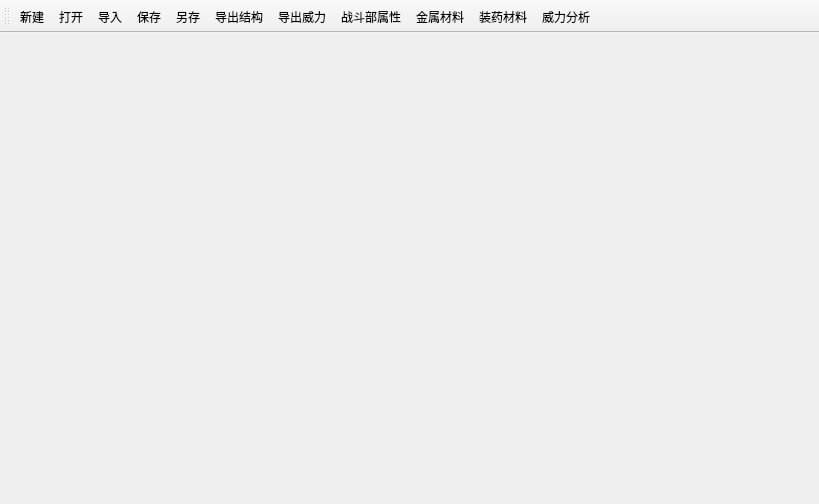
<?xml version="1.0" encoding="UTF-8"?>
<ui version="4.0">
 <class>DeseaWarheadMainCtrlClass</class>
 <widget class="QMainWindow" name="DeseaWarheadMainCtrlClass">
  <property name="geometry">
   <rect>
    <x>0</x>
    <y>0</y>
    <width>819</width>
    <height>504</height>
   </rect>
  </property>
  <property name="windowTitle">
   <string>战斗部建模及威力分析</string>
  </property>
  <widget class="QWidget" name="centralWidget"/>
  <widget class="QToolBar" name="toolBar">
   <property name="windowTitle">
    <string>toolBar</string>
   </property>
   <property name="toolButtonStyle">
    <enum>Qt::ToolButtonTextOnly</enum>
   </property>
   <attribute name="toolBarArea">
    <enum>TopToolBarArea</enum>
   </attribute>
   <attribute name="toolBarBreak">
    <bool>false</bool>
   </attribute>
   <addaction name="actionNew"/>
   <addaction name="actionOpen"/>
   <addaction name="actionImport"/>
   <addaction name="actionSave"/>
   <addaction name="actionSaveAs"/>
   <addaction name="actionExport"/>
   <addaction name="actionExportPower"/>
   <addaction name="actionProperty"/>
   <addaction name="actionMetal"/>
   <addaction name="actionCharge"/>
   <addaction name="actionPower"/>
  </widget>
  <action name="actionNew">
   <property name="icon">
    <iconset resource="deseawarheadmainctrl.qrc">
     <normaloff>:/root/new</normaloff>:/root/new</iconset>
   </property>
   <property name="text">
    <string>新建</string>
   </property>
   <property name="toolTip">
    <string>新建</string>
   </property>
  </action>
  <action name="actionOpen">
   <property name="icon">
    <iconset resource="deseawarheadmainctrl.qrc">
     <normaloff>:/root/open</normaloff>:/root/open</iconset>
   </property>
   <property name="text">
    <string>打开</string>
   </property>
   <property name="toolTip">
    <string>打开</string>
   </property>
  </action>
  <action name="actionImport">
   <property name="icon">
    <iconset resource="deseawarheadmainctrl.qrc">
     <normaloff>:/root/import</normaloff>:/root/import</iconset>
   </property>
   <property name="text">
    <string>导入</string>
   </property>
   <property name="toolTip">
    <string>导入</string>
   </property>
  </action>
  <action name="actionExport">
   <property name="icon">
    <iconset resource="deseawarheadmainctrl.qrc">
     <normaloff>:/root/export</normaloff>:/root/export</iconset>
   </property>
   <property name="text">
    <string>导出结构</string>
   </property>
   <property name="toolTip">
    <string>导出结构</string>
   </property>
  </action>
  <action name="actionExportPower">
   <property name="icon">
    <iconset resource="deseawarheadmainctrl.qrc">
     <normaloff>:/root/export_power</normaloff>:/root/export_power</iconset>
   </property>
   <property name="text">
    <string>导出威力</string>
   </property>
   <property name="toolTip">
    <string>导出威力</string>
   </property>
  </action>
  <action name="actionMetal">
   <property name="icon">
    <iconset resource="deseawarheadmainctrl.qrc">
     <normaloff>:/root/metal</normaloff>:/root/metal</iconset>
   </property>
   <property name="text">
    <string>金属材料</string>
   </property>
   <property name="toolTip">
    <string>金属材料</string>
   </property>
  </action>
  <action name="actionCharge">
   <property name="icon">
    <iconset resource="deseawarheadmainctrl.qrc">
     <normaloff>:/root/charge</normaloff>:/root/charge</iconset>
   </property>
   <property name="text">
    <string>装药材料</string>
   </property>
   <property name="toolTip">
    <string>装药材料</string>
   </property>
  </action>
  <action name="actionProperty">
   <property name="icon">
    <iconset resource="deseawarheadmainctrl.qrc">
     <normaloff>:/root/property</normaloff>:/root/property</iconset>
   </property>
   <property name="text">
    <string>战斗部属性</string>
   </property>
   <property name="toolTip">
    <string>战斗部属性</string>
   </property>
  </action>
  <action name="actionSaveAs">
   <property name="icon">
    <iconset resource="deseawarheadmainctrl.qrc">
     <normaloff>:/root/save_as</normaloff>:/root/save_as</iconset>
   </property>
   <property name="text">
    <string>另存</string>
   </property>
   <property name="toolTip">
    <string>另存</string>
   </property>
  </action>
  <action name="actionSave">
   <property name="icon">
    <iconset resource="deseawarheadmainctrl.qrc">
     <normaloff>:/root/save</normaloff>:/root/save</iconset>
   </property>
   <property name="text">
    <string>保存</string>
   </property>
   <property name="toolTip">
    <string>保存</string>
   </property>
  </action>
  <action name="actionPower">
   <property name="text">
    <string>威力分析</string>
   </property>
   <property name="toolTip">
    <string>威力分析</string>
   </property>
  </action>
 </widget>
 <layoutdefault spacing="6" margin="11"/>
 <resources>
  <include location="deseawarheadmainctrl.qrc"/>
 </resources>
 <connections/>
</ui>
